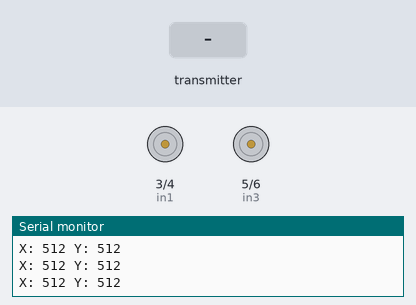
Recording of a sketch running on a simulated Arduino Uno, built with avr-gcc and run on an emulated ATmega328P. On the bench: motor-driver pin pairs drawn as motors (green arrow = first pin HIGH = forward, orange = second pin HIGH = backward, longer = more drive, scaled by the enable pin), the last lines printed to the serial monitor. Inputs (shaded band) come from the test bench. No radio packets arrive unless stated.

Above: at 1.2 s.
1.3 s: the transmitter starts sending receivedData.0 = 1023
At 2.0 s:
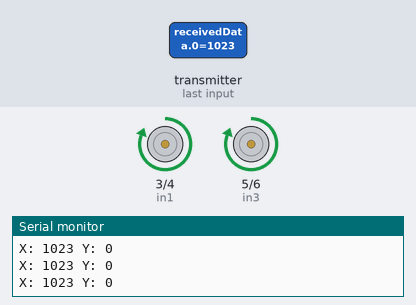
2.8 s: the transmitter starts sending receivedData.1 = 1023
At 3.3 s:
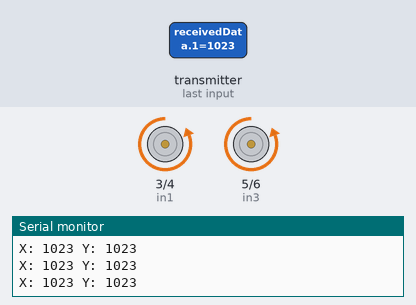
4.3 s: the transmitter starts sending receivedData.1 = 256
At 5.5 s:
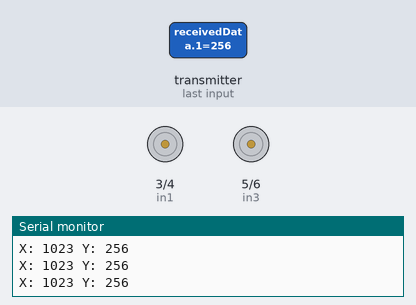
5.8 s: the transmitter starts sending receivedData.1 = 512
At 6.7 s:
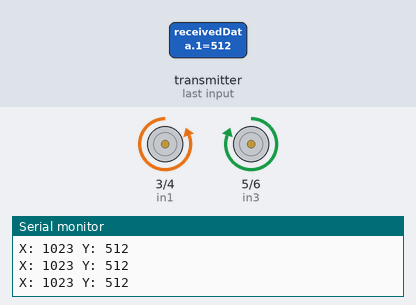
7.3 s: the transmitter starts sending receivedData.0 = 0
At 7.7 s:
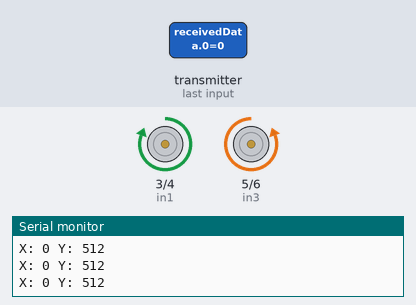
8.8 s: the transmitter starts sending receivedData.0 = 256
At 10.1 s:
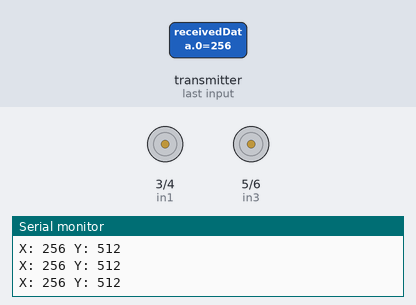
Timing chart, 0 to 11.3 s (numbered marks = the images above; inputs shaded):
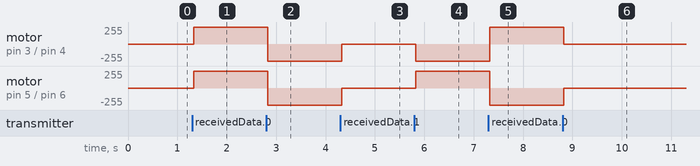

Measured:
- after the input at 1.3 s, motor on pin 3 (in1) / pin 4 (in2), motor on pin 5 (in3) / pin 6 (in4): stopped → forward 255/255 at once
- after the input at 2.8 s, motor on pin 3 (in1) / pin 4 (in2), motor on pin 5 (in3) / pin 6 (in4): forward 255/255 → backward 255/255 at once
- after the input at 4.3 s, motor on pin 3 (in1) / pin 4 (in2), motor on pin 5 (in3) / pin 6 (in4): backward 255/255 → stopped at once
- after the input at 5.8 s, motor on pin 3 (in1) / pin 4 (in2): stopped → backward 255/255 at once; motor on pin 5 (in3) / pin 6 (in4): stopped → forward 255/255 at once
- after the input at 7.3 s, motor on pin 3 (in1) / pin 4 (in2): backward 255/255 → forward 255/255 at once; motor on pin 5 (in3) / pin 6 (in4): forward 255/255 → backward 255/255 at once
- after the input at 8.8 s, motor on pin 3 (in1) / pin 4 (in2): forward 255/255 → stopped at once; motor on pin 5 (in3) / pin 6 (in4): backward 255/255 → stopped at once

The sketch:

receivercode.ino
```cpp
#include <SPI.h>
#include <nRF24L01.h>
#include <RF24.h>

#define enA 2  // Motor A speed control (Left side)
#define in1 3  // Motor A direction 1
#define in2 4  // Motor A direction 2
#define enB 7  // Motor B speed control (Right side)
#define in3 5  // Motor B direction 1
#define in4 6  // Motor B direction 2

RF24 radio(8, 9); // CE, CSN
const byte address[6] = "00001";
int xAxis = 512, yAxis = 512; // Default centered joystick values

void setup() {
  pinMode(enA, OUTPUT);
  pinMode(enB, OUTPUT);
  pinMode(in1, OUTPUT);
  pinMode(in2, OUTPUT);
  pinMode(in3, OUTPUT);
  pinMode(in4, OUTPUT);

  Serial.begin(9600);
  radio.begin();
  radio.openReadingPipe(0, address);
  radio.setPALevel(RF24_PA_MIN);
  radio.startListening();
}

void loop() {
  if (radio.available()) {
    int receivedData[2];
    radio.read(&receivedData, sizeof(receivedData));
    xAxis = receivedData[0];
    yAxis = receivedData[1];
  }

  Serial.print("X: ");
  Serial.print(xAxis);
  Serial.print(" Y: ");
  Serial.println(yAxis);

  // Dead zone to prevent jitter
  int deadZone = 50;

  // Forward motion
  if (yAxis > 550) {
    int speed = map(yAxis, 550, 1023, 0, 255);
    moveForward(speed);
  }
  // Backward motion
  else if (yAxis < 470) {
    int speed = map(yAxis, 470, 0, 0, 255);
    moveBackward(speed);
  }
  // Right turn
  else if (xAxis > 550) {
    int speed = map(xAxis, 550, 1023, 0, 255);
    turnRight(speed);
  }
  // Left turn
  else if (xAxis < 470) {
    int speed = map(xAxis, 470, 0, 0, 255);  // FIXED ERROR HERE
    turnLeft(speed);
  }
  else {
    stopMotors();
  }
}

// Functions for movement control
void moveForward(int speed) {
  digitalWrite(in1, LOW);
  digitalWrite(in2, HIGH);
  digitalWrite(in3, LOW);
  digitalWrite(in4, HIGH);
  analogWrite(enA, speed);
  analogWrite(enB, speed);
}

void moveBackward(int speed) {
  digitalWrite(in1, HIGH);
  digitalWrite(in2, LOW);
  digitalWrite(in3, HIGH);
  digitalWrite(in4, LOW);
  analogWrite(enA, speed);
  analogWrite(enB, speed);
}

void turnRight(int speed) {
  digitalWrite(in1, LOW);
  digitalWrite(in2, HIGH);
  digitalWrite(in3, HIGH);
  digitalWrite(in4, LOW);
  analogWrite(enA, speed);
  analogWrite(enB, speed);
}

void turnLeft(int speed) {
  digitalWrite(in1, HIGH);
  digitalWrite(in2, LOW);
  digitalWrite(in3, LOW);
  digitalWrite(in4, HIGH);
  analogWrite(enA, speed);
  analogWrite(enB, speed);
}

void stopMotors() {
  digitalWrite(in1, LOW);
  digitalWrite(in2, LOW);
  digitalWrite(in3, LOW);
  digitalWrite(in4, LOW);
  analogWrite(enA, 0);
  analogWrite(enB, 0);
}
```
